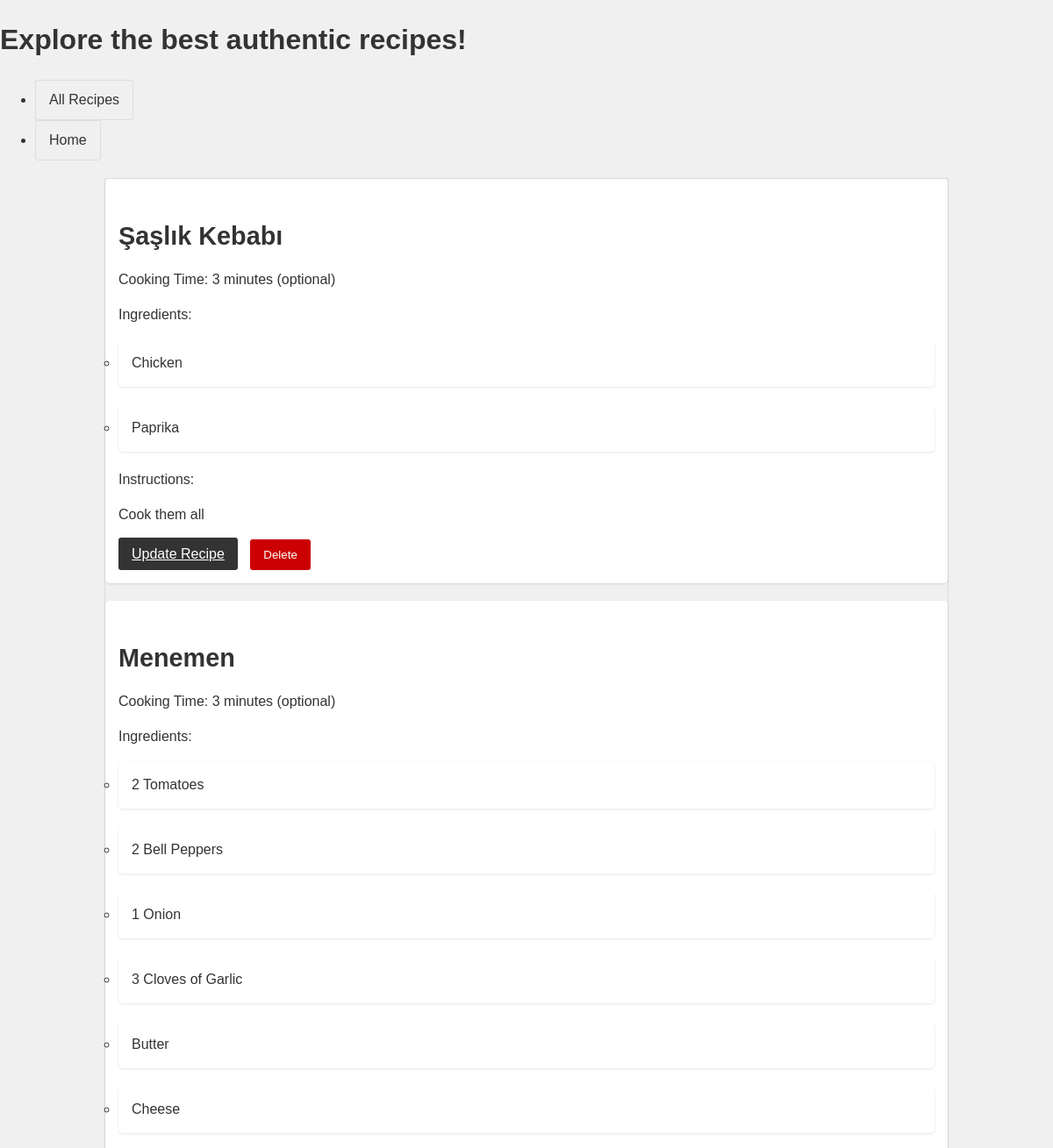
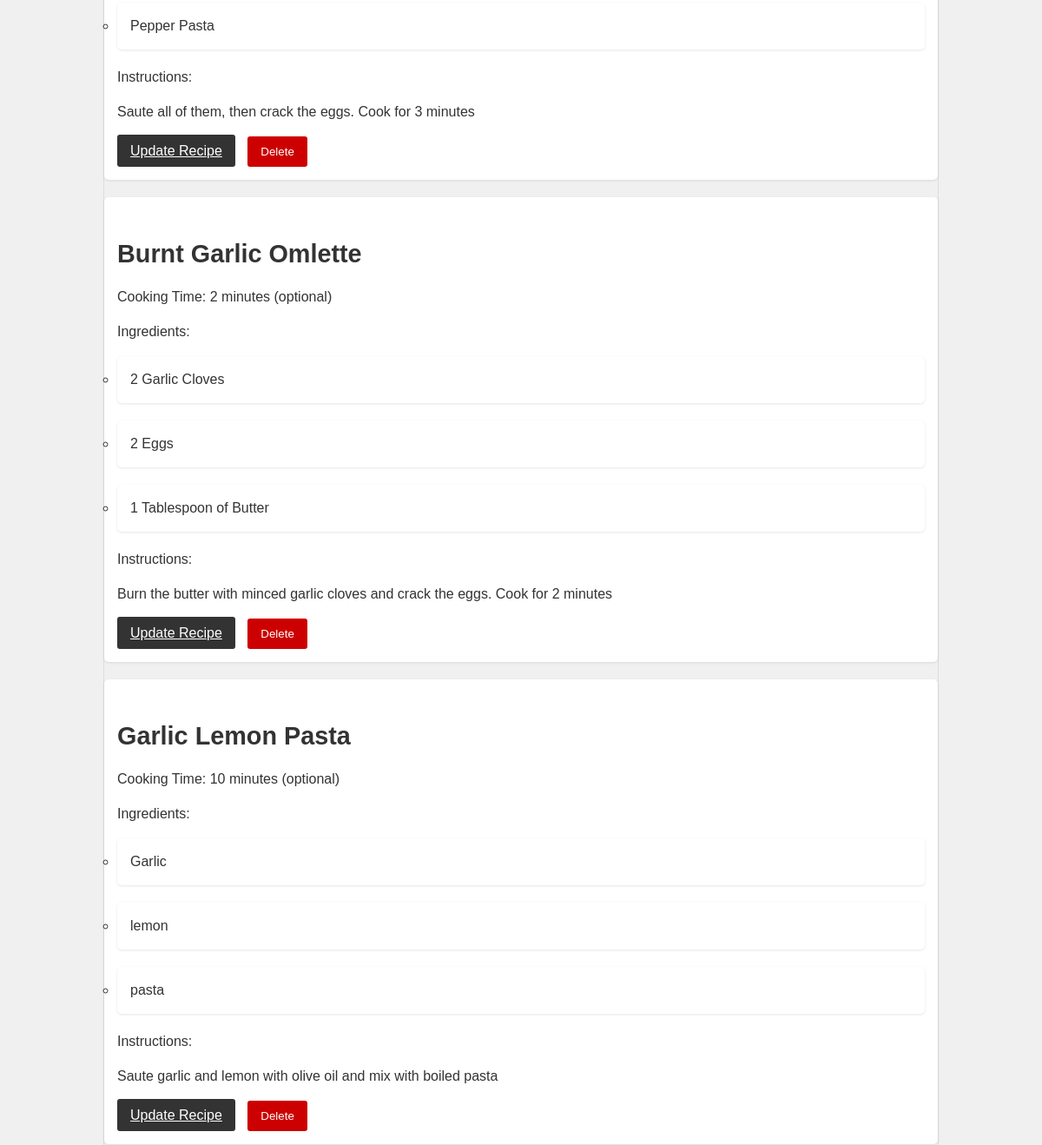
The page /all_recipes (upper part) on the database as committed earlier (2 pictures, top to bottom).
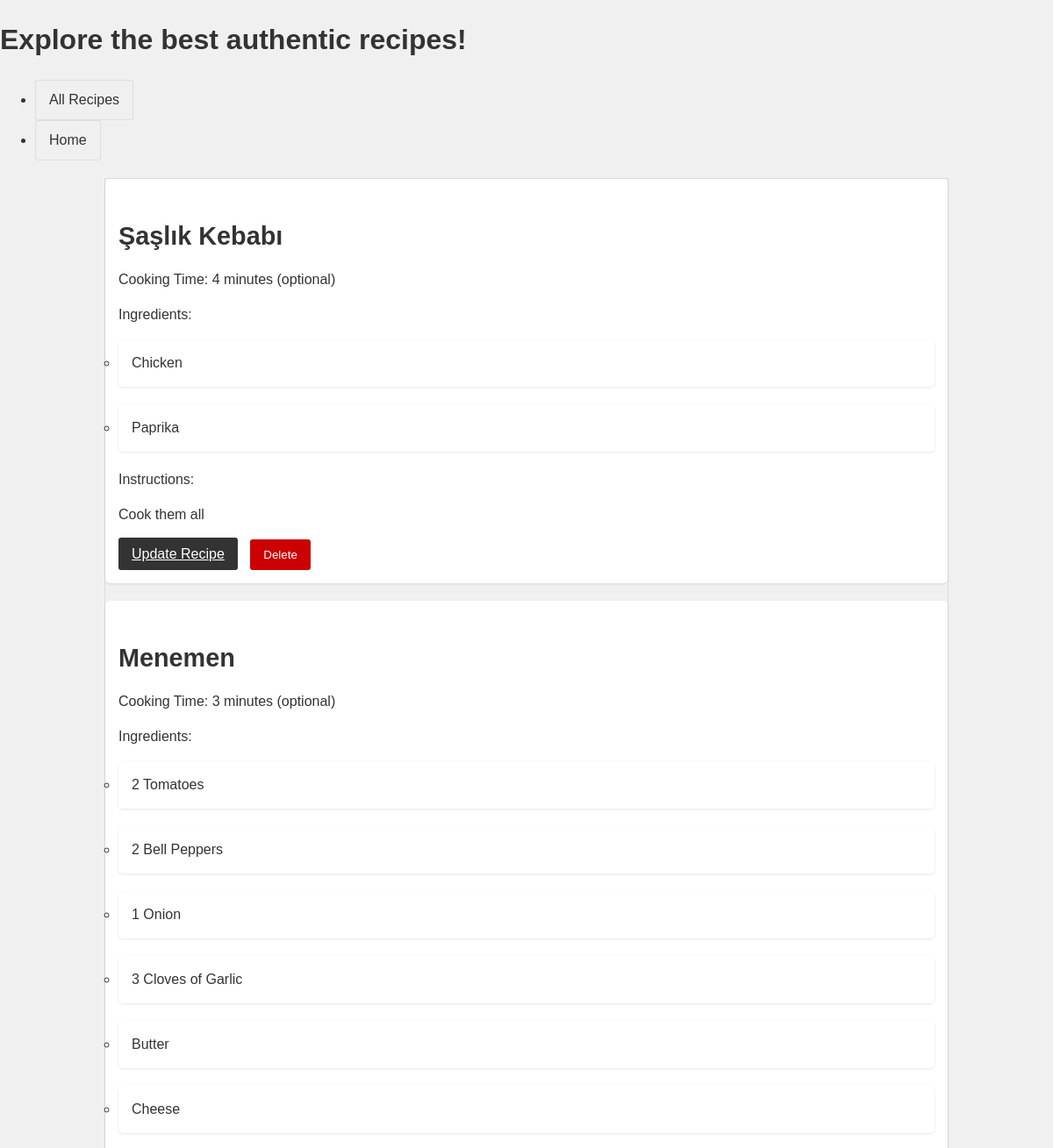
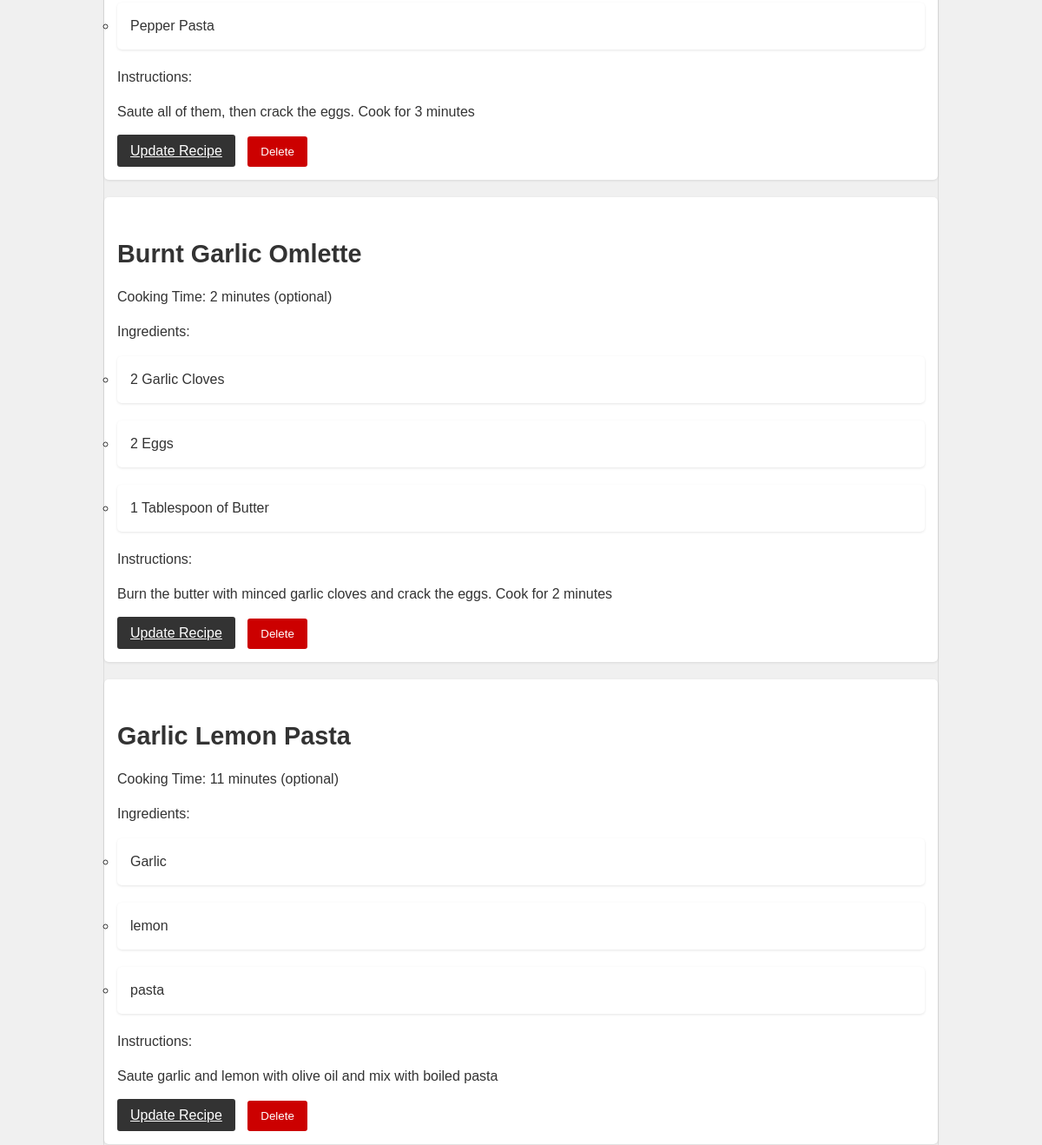
The same page on the database as committed later (2 pictures, top to bottom).
### foodTwitter/app.py (models this page shows)
class Recipe(db.Model):
    recipe_id = db.Column(db.Integer, primary_key=True)
    recipe_name = db.Column(db.String(100), nullable=False)
    ingredients = db.Column(db.Text, nullable=False)  # Update to db.Text
    instructions = db.Column(db.Text, nullable=False)  # Update to db.Text
    cooking_time = db.Column(db.Integer, nullable=False)
    created_at = db.Column(db.TIMESTAMP, server_default=db.func.current_timestamp(), nullable=False)
    def serialize(self):
        return {
            'recipe_id': self.recipe_id,
            'recipe_name': self.recipe_name,
            'ingredients': self.ingredients,
            'instructions': self.instructions,
            'cooking_time': self.cooking_time,
            'created_at': self.created_at.isoformat()  # Format timestamp as ISO-8601
        }

### foodTwitter/app.py (the view)
@app.route('/all_recipes')
def get_recipes():
    recipes = Recipe.query.order_by(Recipe.created_at.desc()).all()  # Order by descending creation date
    recipe_data = [recipe.serialize() for recipe in recipes]
    return render_template('all_recipes.html', recipes=recipe_data)

### foodTwitter/templates/all_recipes.html (shortened to what this page needs)
<!DOCTYPE html>
{% extends 'base.html' %}
{% block head %}
    <h1>Explore the best authentic recipes!</h1>
{% endblock %}
{% block body %}
<ul class="recipe-list">
  {% for recipe in recipes %}
    <li>
      <h3>{{ recipe['recipe_name'] }}</h3>
      <div class="recipe-details">
        <p>Cooking Time: {{ recipe['cooking_time'] }} minutes (optional)</p>
        <p>Ingredients:</p>
        <ul class="recipe-ingredients">
          {% for ingredient in recipe['ingredients'].split(",") %}
            <li>{{ ingredient.strip() }}</li>
          {% endfor %}
        </ul>
        <p>Instructions:</p>
        <p>{{ recipe['instructions'] }}</p>
      </div>
      <div class="recipe-actions">
        <a href="{{ url_for('update_recipe', recipe_id=recipe['recipe_id']) }}" class="button update-button">Update Recipe</a>
        <form action="{{ url_for('delete_recipe', recipe_id=recipe['recipe_id']) }}" method="POST" style="display: inline-block;">
          <button type="submit" class="button delete-button" onclick="return confirm('Are you sure you want to delete this recipe?')">Delete</button>
        </form>
      </div>
    </li>
  {% endfor %}
</ul>
{% endblock %}

### foodTwitter/templates/base.html (shortened to what this page needs)
<!DOCTYPE html>
<html lang="en">
<head>
    <link rel="stylesheet" href="{{ url_for('static', filename='css/main.css') }}">
    {% block head %}{% endblock %}
</head>
<body>
    <header>
        <nav>
            <ul>  <li><a href="{{ url_for('get_recipes') }}">All Recipes</a></li>
                <li><a href="{{ url_for('index') }}">Home</a></li>
            </ul>
        </nav>
    </header>
    <main>  {% block body %}{% endblock %}
    </main>
</body>
</html>

### foodTwitter/static/css/main.css (style rules this page uses)
body { margin: 0; font-family: sans-serif; background-color: #f0f0f0; color: #333; line-height: 1.5; }
.recipe-list { list-style: none; padding: 0; margin: 20px auto; width: 80%; border: 1px solid #ddd; }
.recipe-list li { margin-bottom: 20px; padding: 15px; background-color: #fff; border-radius: 5px; box-shadow: 0 1px 3px rgba(0, 0, 0, 0.1); }
h3 { font-size: 1.8em; margin-bottom: 10px; }
.recipe-ingredients, .recipe-instructions { padding: 0; margin: 0; }
.button { background-color: #333; color: #fff; border: none; padding: 10px 15px; border-radius: 3px; cursor: pointer; }
.update-button { margin-right: 10px; }
.delete-button { background-color: #cc0000; }
nav li a { display: inline-block; padding: 10px 15px; border: 1px solid #ddd; border-radius: 3px; text-decoration: none; color: #333; }

Rows that differ between the two databases and show on the page:
changed Recipe "Şaşlık Kebabı": cooking_time "3" → "4"
changed Recipe "Garlic Lemon Pasta": cooking_time "10" → "11"
